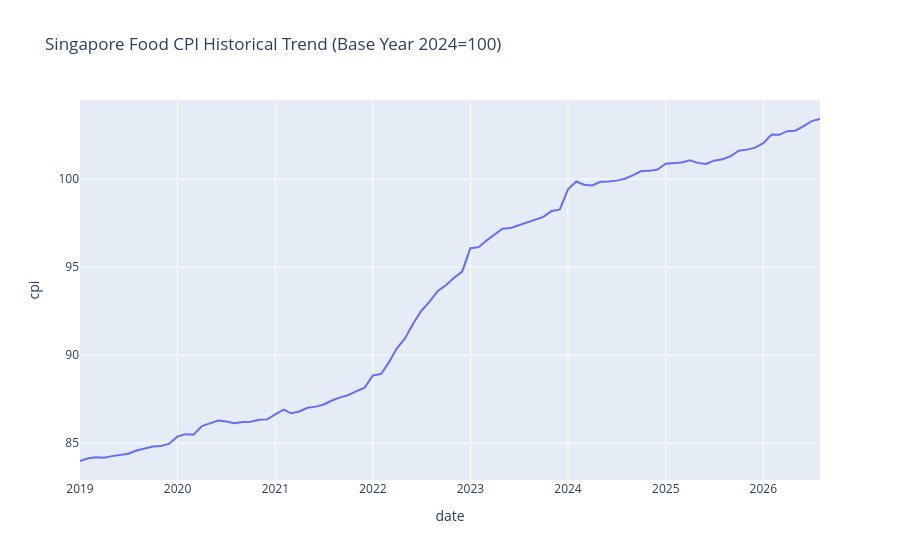
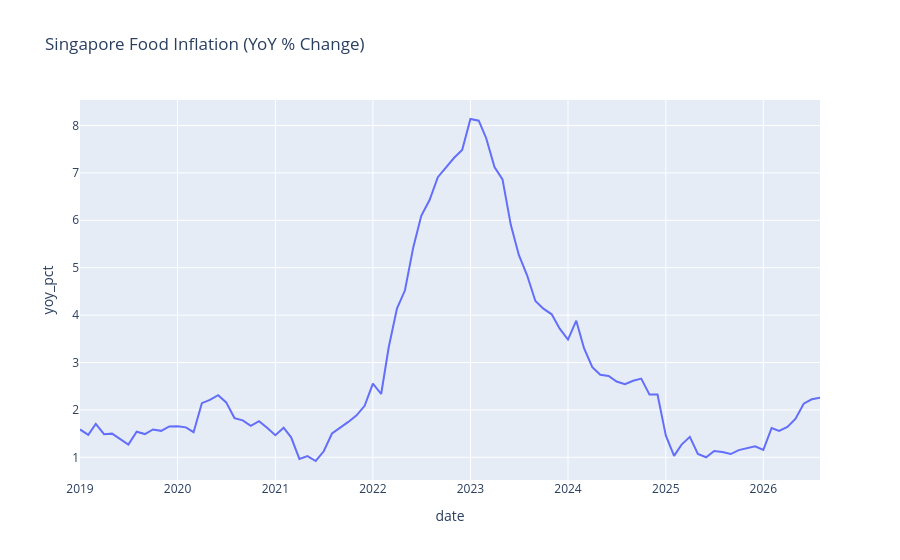
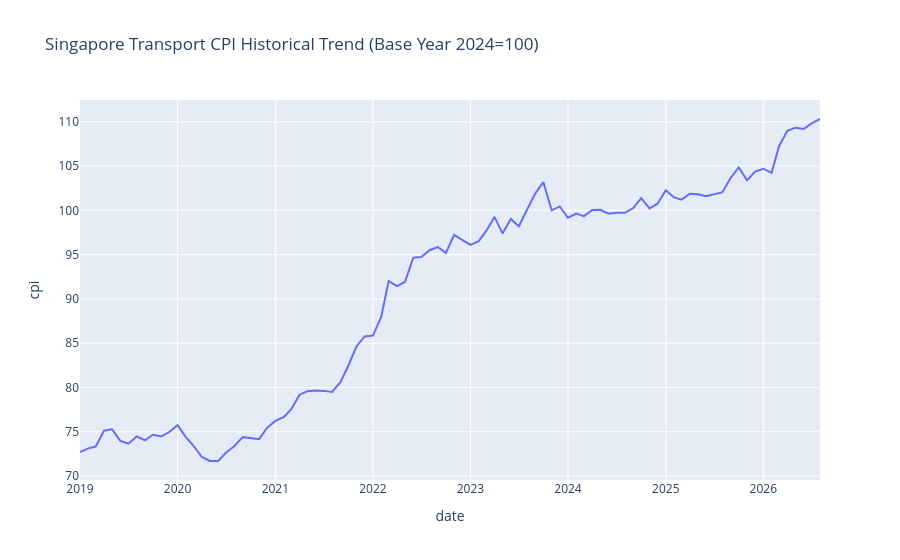
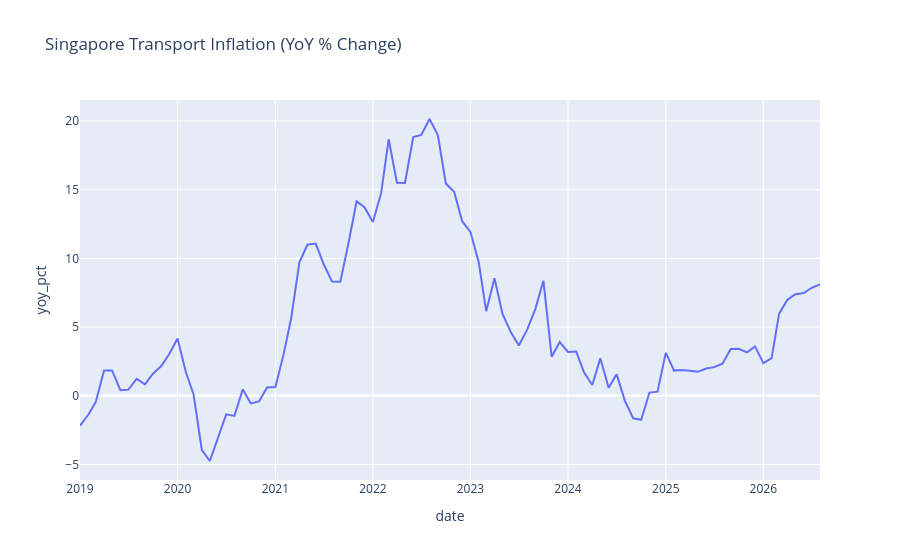

Source (notebook cell) for these figures, in order:
### Code cell
# Create a line chart for Food CPI over time

fig_food_cpi = px.line(
    data_frame=food,
    x="date",
    y="cpi",
    title="Singapore Food CPI Historical Trend (Base Year 2024=100)"
)

fig_food_cpi.show()

# Create a line chart for Food Inflation (YoY % Change) over time
fig_food_inflation = px.line(
    data_frame=food,
    x="date",
    y="yoy_pct",
    title="Singapore Food Inflation (YoY % Change)"
)
fig_food_inflation.show()   

# Create a line chart for Transport CPI over time
fig_transport_cpi = px.line(
    data_frame=transport,
    x="date",
    y="cpi",
    title="Singapore Transport CPI Historical Trend (Base Year 2024=100)"
)
fig_transport_cpi.show()

# Create a line chart for Transport Inflation (YoY % Change) over time
fig_transport_inflation = px.line(
    data_frame=transport,
    x="date",
    y="yoy_pct",
    title="Singapore Transport Inflation (YoY % Change)"
)
fig_transport_inflation.show()
